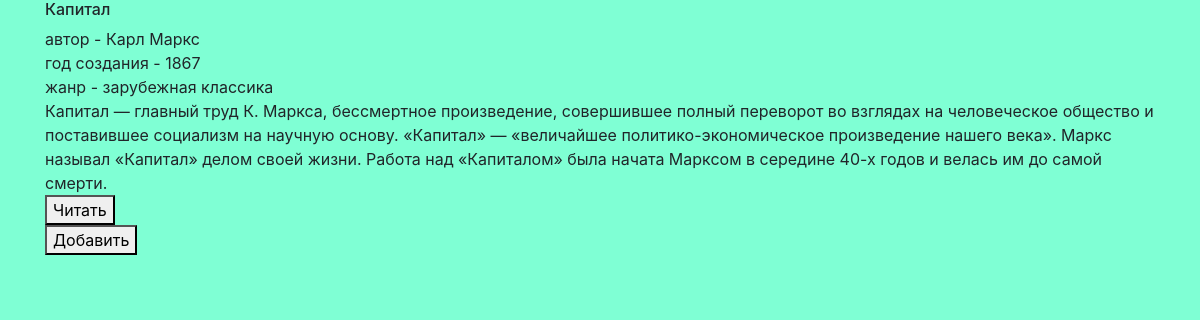
The page /library/3 (signed in) on the database its author committed.
### data/books.py (models this page shows)
class Book(SqlAlchemyBase):
    __tablename__ = 'books'
    id = sqlalchemy.Column(sqlalchemy.Integer, primary_key=True, autoincrement=True)
    title = sqlalchemy.Column(sqlalchemy.String)
    author = sqlalchemy.Column(sqlalchemy.String)
    year = sqlalchemy.Column(sqlalchemy.Integer, nullable=True)
    genre = sqlalchemy.Column(sqlalchemy.String)
    description = sqlalchemy.Column(sqlalchemy.Text, nullable=True)
    text = sqlalchemy.Column(sqlalchemy.Text)
    modified_date = sqlalchemy.Column(sqlalchemy.DateTime, default=datetime.datetime.now)

### main.py (the view)
@app.route('/library/<user_email>', methods=['GET', 'POST'])
def account(user_email):
    user = current_user
    if user.email not in users_book:
        users_book[user_email] = []
    return render_template('account.html', title=user.name,
                           description='YLibrary', books=users_book[user.email])

### data/db_session.py (called while the page is built)
def create_session() -> Session:
    global __factory
    return __factory()

### main.py (called while the page is built)
@login_manager.user_loader
def load_user(user_id):
    db_sess = db_session.create_session()
    return db_sess.query(User).get(user_id)

@app.route('/library/<int:book_id>')
def book_page(book_id):
    if not current_user.is_authenticated:
        access_error('Информация о книге')
    db_sess = db_session.create_session()
    book = db_sess.query(Book).get(book_id)
    return render_template('book_page.html', book=book, books=users_book, description='YLibrary')

### templates/book_page.html
{% extends "base.html" %}
{% block head %}
    <link rel="stylesheet" href="../static/css/lite_background.css">
{% endblock %}
{% block content %}
    <h6>{{book.title}}</h6>
    <div>автор - {{book.author}}</div>
    <div>год создания - {{book.year}}</div>
    <div>жанр - {{book.genre}}</div>
    <div>{{book.description}}</div>
    <form action="http://127.0.0.1:8080/library/{{book.id}}/text">
        <button type="submit"> Читать </button>
    </form>
    {% if book not in books[current_user.email] %}
        <form action="http://127.0.0.1:8080/library/{{current_user.email}}/addbook/{{book.id}}">
            <button type="submit"> Добавить </button>
        </form>
    {% endif %}
{% endblock %}

### static/css/lite_background.css (style rules this page uses)
body { background-color: aquamarine; }

### rows shown on the page
Book: title "Капитал", author "Карл Маркс", year "1867", genre "зарубежная классика", description "Капитал — главный труд К. Маркса, бессмертное произведение, совершившее полный переворот во взглядах на человеческое общество и поставившее социализм на научную основу. «Капитал» — «величайшее политико-экономическое произведение нашего века». Маркс называл «Капитал» делом своей жизни. Работа над «Капиталом» была начата Марксом в середине 40-х годов и велась им до самой смерти."
